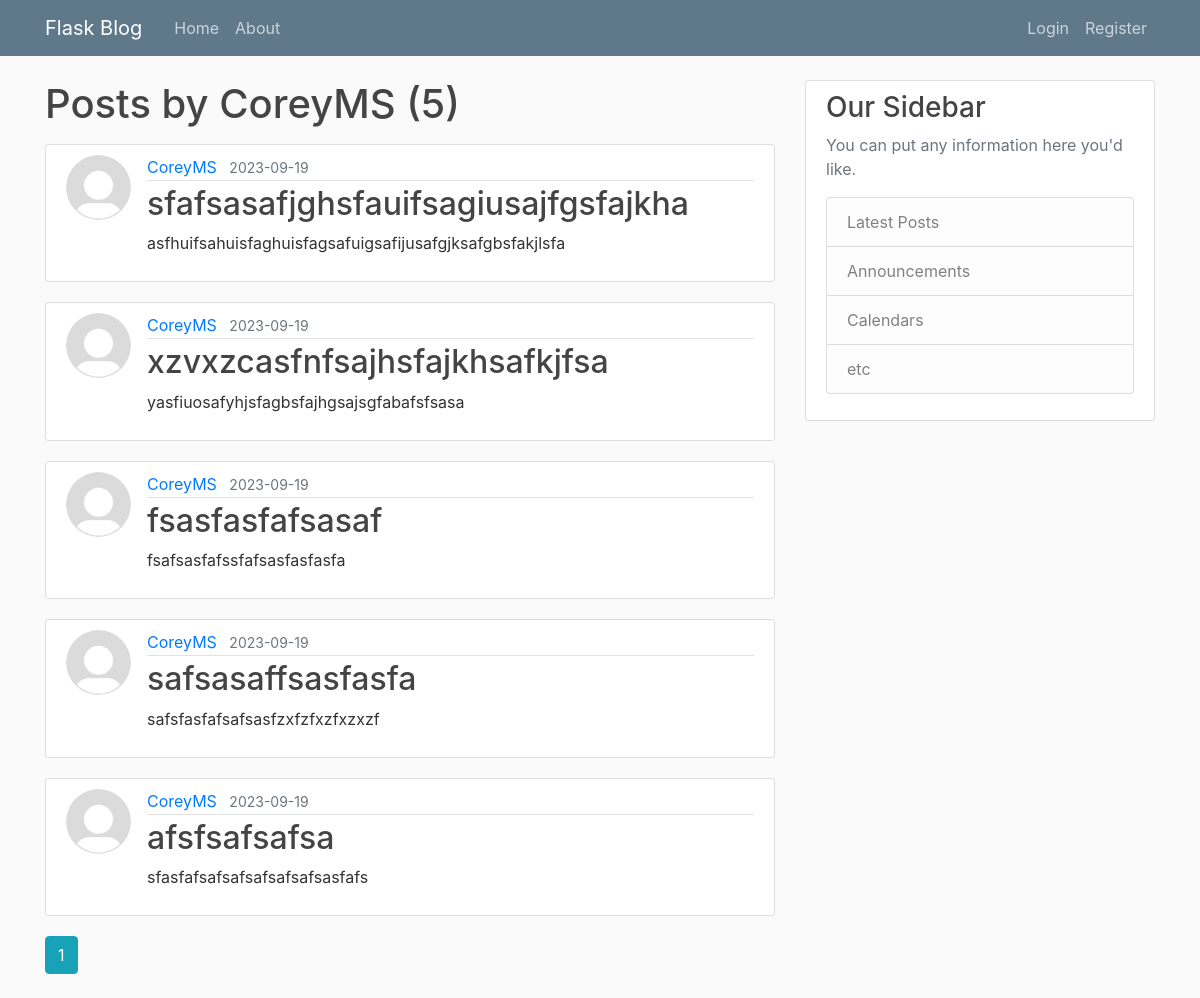
The app's page /user/CoreyMS with its own data.
### flaskblog/models.py (models this page shows, shortened)
class User(db.Model, UserMixin):
    id = db.Column(db.Integer, primary_key=True)
    username = db.Column(db.String(20), unique=True, nullable=False)
    email = db.Column(db.String(120), unique=True, nullable=False)
    image_file = db.Column(db.String(20), nullable=False, default='default.jpeg')
    password = db.Column(db.String(60), nullable=False)
    posts = db.relationship('Post', backref='author', lazy=True)

class Post(db.Model):
    id = db.Column(db.Integer, primary_key=True)
    title = db.Column(db.String(100), nullable=False)
    date_posted = db.Column(db.DateTime, nullable=False, default=datetime.utcnow)
    content = db.Column(db.Text, nullable=False)
    user_id = db.Column(db.Integer, db.ForeignKey('user.id'), nullable=False)

### flaskblog/routes.py (the view)
@app.route('/user/<string:username>')
def user_posts(username):
    page = request.args.get('page', 1, type=int)
    user = User.query.filter_by(username=username).first_or_404()
    posts = Post.query.filter_by(author=user)\
        .order_by(Post.date_posted.desc())\
        .paginate(page=page, per_page=5)
    return render_template('user_posts.html', posts=posts, user=user)

### flaskblog/templates/user_posts.html
{% extends 'layout.html' %}
{% block content %}
    <h1 class="mb-3">Posts by {{ user.username }} ({{ posts.total }}) </h1>
    {% for post in posts.items %}
    <article class="media content-section">
        <img class="rounded-circle article-img" src="{{ url_for('static', filename='profile_pics/' + post.author.image_file) }}">
        <div class="media-body">
          <div class="article-metadata">
            <a class="mr-2" href="{{ url_for('user_posts', username= post.author.username) }}" style="word-break:break-all; width:480px;">{{ post.author.username }}</a>
            <small class="text-muted">{{ post.date_posted.strftime('%Y-%m-%d') }}</small>
          </div>
          <h2><a class="article-title" style="word-break:break-all; width:480px;" href="{{ url_for('post', post_id=post.id) }}">{{ post.title }}</a></h2>
          <p class="article-content" style="word-break:break-all; width:480px;">{{ post.content }}</p>
        </div>
      </article>
    {% endfor %}
    {% for page_num in posts.iter_pages(left_edge=1, right_edge=1, left_current=1, right_current=2) %}
        {% if page_num %}
            {% if posts.page == page_num %}
                <a class="btn btn-info mb-4" href="{{ url_for('user_posts',username=user.username, page=page_num) }}">{{ page_num }}</a>
            {% else %}
                <a class="btn btn-outline-info mb-4" href="{{ url_for('user_posts', page=page_num) }}">{{ page_num }}</a>
            {% endif %}
        {% else %}
        ...
        {% endif %}
    {% endfor %}
{% endblock content %}

### flaskblog/templates/layout.html (shortened to what this page needs)
<!DOCTYPE html>
<html>
<head>
    <link rel="stylesheet" href="https://cdn.jsdelivr.net/npm/bootstrap@4.6.2/dist/css/bootstrap.min.css">
    <link rel="stylesheet" type="text/css" href="{{ url_for('static', filename='main.css') }}">
</head>
<body>
    <header class="site-header">
        <nav class="navbar navbar-expand-md navbar-dark bg-steel fixed-top">
          <div class="container">
            <a class="navbar-brand mr-4" href="/">Flask Blog</a>
            <div class="collapse navbar-collapse" id="navbarToggle">
              <div class="navbar-nav mr-auto">
                <a class="nav-item nav-link" href="{{ url_for('home') }}">Home</a>
                <a class="nav-item nav-link" href="{{ url_for('about') }}">About</a>
              </div>
              <div class="navbar-nav">
                  {% if current_user.is_authenticated %}
                    <a class="nav-item nav-link" href="{{ url_for('new_post') }}">New Post</a>
                    <a class="nav-item nav-link" href="{{ url_for('account') }}">Account</a>
                    <a class="nav-item nav-link" href="{{ url_for('logout') }}">Logout</a>
                  {% else %}
                    <a class="nav-item nav-link" href="{{ url_for('login') }}">Login</a>
                    <a class="nav-item nav-link" href="{{ url_for('register') }}">Register</a>
                  {% endif %}
              </div>
            </div>
          </div>
        </nav>
      </header>
      <main role="main" class="container">
        <div class="row">
          <div class="col-md-8">
            {% block content %}{% endblock %}
          </div>
          <div class="col-md-4">
            <div class="content-section">
              <h3>Our Sidebar</h3>
              <p class='text-muted'>You can put any information here you'd like.
                <ul class="list-group">
                  <li class="list-group-item list-group-item-light">Latest Posts</li>
                  <li class="list-group-item list-group-item-light">Announcements</li>
                  <li class="list-group-item list-group-item-light">Calendars</li>
                  <li class="list-group-item list-group-item-light">etc</li>
                </ul>
              </p>
            </div>
          </div>
        </div>
      </main>
  </body>
</html>

### flaskblog/static/main.css (style rules this page uses)
body { background: #fafafa; color: #333333; margin-top: 5rem; }
h1, h2, h3, h4, h5, h6 { color: #444444; }
.bg-steel { background-color: #5f788a; }
.site-header .navbar-nav .nav-link { color: #cbd5db; }
.content-section { background: #ffffff; padding: 10px 20px; border: 1px solid #dddddd; border-radius: 3px; margin-bottom: 20px; }
.article-title { color: #444444; }
.article-content { white-space: pre-line; }
.article-img { height: 65px; width: 65px; margin-right: 16px; }
.article-metadata { padding-bottom: 1px; margin-bottom: 4px; border-bottom: 1px solid #e3e3e3 }

### records on screen
User: username "CoreyMS"
Post: image_file (placeholder picture), author.username "CoreyMS", date_posted "2023-09-19", title "sfafsasafjghsfauifsagiusajfgsfajkha", content "asfhuifsahuisfaghuisfagsafuigsafijusafgjksafgbsfakjlsfa"
Post: image_file (placeholder picture), author.username "CoreyMS", date_posted "2023-09-19", title "xzvxzcasfnfsajhsfajkhsafkjfsa", content "yasfiuosafyhjsfagbsfajhgsajsgfabafsfsasa"
Post: image_file (placeholder picture), author.username "CoreyMS", date_posted "2023-09-19", title "fsasfasfafsasaf", content "fsafsasfafssfafsasfasfasfa"
Post: image_file (placeholder picture), author.username "CoreyMS", date_posted "2023-09-19", title "safsasaffsasfasfa", content "safsfasfafsafsasfzxfzfxzfxzxzf"
Post: image_file (placeholder picture), author.username "CoreyMS", date_posted "2023-09-19", title "afsfsafsafsa", content "sfasfafsafsafsafsafsafsasfafs"

### other values on screen
{{ posts.total }} "5"
{{ page_num }} "1"
